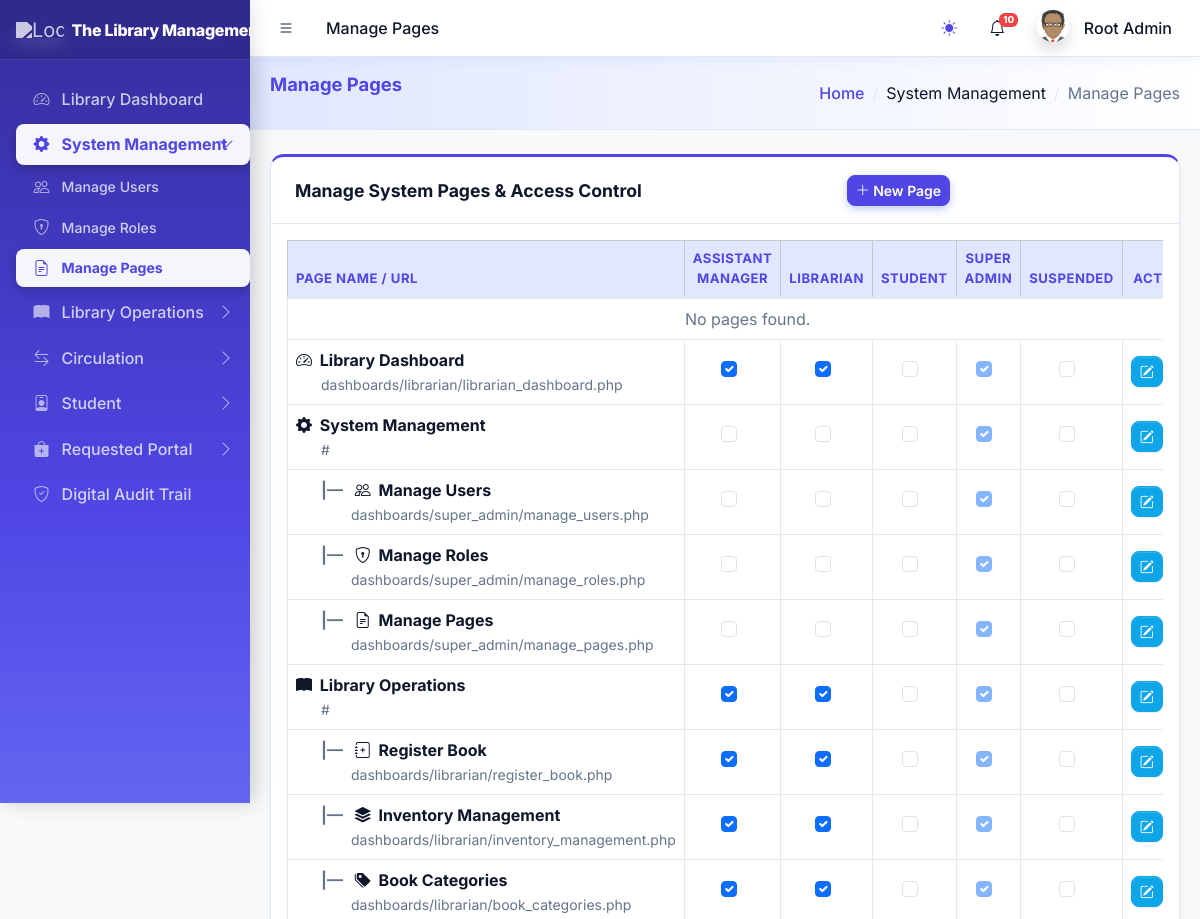
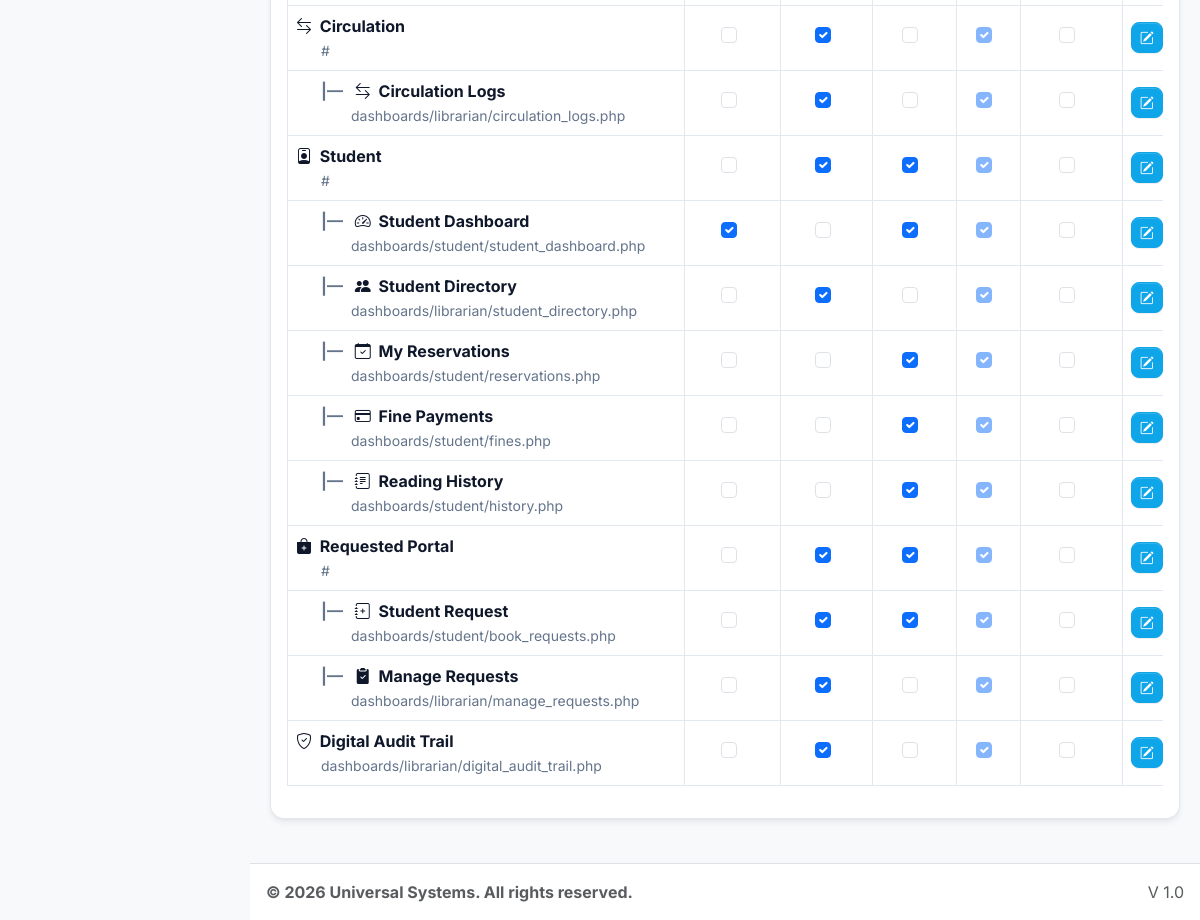
The app's page /dashboards/super_admin/manage_pages.php (signed in) with its own data (2 pictures, top to bottom).
### tables this page shows
CREATE TABLE `sys_pages` (
  `id` int(11) NOT NULL,
  `parent_id` int(11) DEFAULT 0,
  `page_name` varchar(100) NOT NULL,
  `page_url` varchar(255) DEFAULT '#',
  `icon_class` varchar(50) DEFAULT 'bi bi-circle',
  `sort_order` int(11) DEFAULT 0
);

CREATE TABLE `sys_roles` (
  `id` int(11) NOT NULL,
  `role_name` varchar(50) NOT NULL,
  `role_key` varchar(50) NOT NULL,
  `is_system_role` tinyint(1) DEFAULT 0 COMMENT '1=Cannot Delete'
);

### core/library_functions.php (called while the page is built, shortened)
<?php
class Library {
    private $pdo;
    public function __construct($pdo) {
        $this->pdo = $pdo;
    }
    public function getUnreadNotifications($userId, $limit = 10) {
        try {
            $stmt = $this->pdo->prepare("SELECT * FROM lib_notifications WHERE user_id = ? AND is_read = 0 ORDER BY created_at DESC LIMIT ?");
            $stmt->bindValue(1, $userId, PDO::PARAM_INT);
            $stmt->bindValue(2, (int)$limit, PDO::PARAM_INT);
            $stmt->execute();
            return $stmt->fetchAll();
        } catch (PDOException $e) { return []; }
    }
}
?>

### dashboards/super_admin/manage_pages.php (the view, shortened to what this page needs)
<?php
require_once '../../core/db.php';
require_once '../../includes/header.php';
$roles = $pdo->query("SELECT * FROM sys_roles ORDER BY role_name ASC")->fetchAll();
$rawPages = $pdo->query("SELECT * FROM sys_pages ORDER BY sort_order ASC, id ASC")->fetchAll();
$pageTree = [];
foreach ($rawPages as $p) {
    $pageTree[$p['parent_id']][] = $p;
}
$orderedPages = [];
$visited = [];
function flattenTree($parentId, $level, $pageTree, &$orderedPages, &$visited) {
    if (!isset($pageTree[$parentId])) return;
}
flattenTree(0, 0, $pageTree, $orderedPages, $visited);
$accessMap = [];
$accessData = $pdo->query("SELECT * FROM role_access")->fetchAll();
foreach ($accessData as $row) {
    $accessMap[$row['page_id']][$row['role_key']] = true;
}
?>
<div class="card card-primary card-outline">
    <div class="card-header d-flex align-items-center justify-content-between">
        <h3 class="card-title">Manage System Pages & Access Control</h3>
        <button class="btn btn-sm btn-primary" onclick="openModal()"><i class="bi bi-plus-lg"></i> New Page</button>
    </div>
    <div class="card-body">
        <div class="table-responsive">
            <table class="table table-bordered table-hover align-middle">
                <thead class="table-light">
                    <tr>
                        <th style="width: 250px;">Page Name / URL</th>
                        <?php foreach($roles as $r): ?>
                            <th class="text-center"><?= htmlspecialchars($r['role_name']) ?></th>
                        <?php endforeach; ?>
                        <th class="text-center" style="width: 120px;">Actions</th>
                    </tr>
                </thead>
                <tbody>
                    <?php if(empty($pages)): ?>
                        <tr><td colspan="<?= count($roles) + 2 ?>" class="text-center text-muted">No pages found.</td></tr>
                    <?php endif; ?>
                    <?php foreach($orderedPages as $p):
                        $padding = $p['level'] * 25;
                    ?>
                    <tr>
                        <td>
                            <div class="fw-bold" style="padding-left: <?= $padding ?>px;">
                                <?= ($p['level'] > 0) ? '<span class="text-muted me-2">|—</span>' : '' ?>
                                <i class="<?= $p['icon_class'] ?: 'bi bi-file-earmark' ?> me-1"></i>
                                <?= htmlspecialchars($p['page_name']) ?>
                            </div>
                            <small class="text-muted" style="padding-left: <?= $padding + ($p['level'] > 0 ? 30 : 25) ?>px;"><?= htmlspecialchars($p['page_url']) ?></small>
                        </td>
                        <?php foreach($roles as $r):
                            $hasAccess = isset($accessMap[$p['id']][$r['role_key']]);
                            $isDisabled = ($r['role_key'] === 'super_admin') ? 'disabled checked' : '';
                        ?>
                            <td class="text-center">
                                <div class="form-check form-check-inline m-0">
                                    <input class="form-check-input access-toggle" type="checkbox"
                                           data-page-id="<?= $p['id'] ?>"
                                           data-role-key="<?= $r['role_key'] ?>"
                                           <?= $hasAccess ? 'checked' : '' ?>
                                           <?= $isDisabled ?>>
                                </div>
                            </td>
                        <?php endforeach; ?>
                        <td class="text-center text-nowrap">
                            <button class="btn btn-sm btn-info text-white" onclick='openModal(<?= json_encode($p) ?>)'>
                                <i class="bi bi-pencil-square"></i>
                            </button>
                        </td>
                    </tr>
                    <?php endforeach; ?>
                </tbody>
            </table>
        </div>
    </div>
</div>
<?php require_once '../../includes/footer.php'; ?>

### includes/header.php (shortened to what this page needs)
<?php
require_once __DIR__ . '/../core/session.php';
$settings = [];
$stmt = $pdo->query("SELECT * FROM system_settings");
while ($row = $stmt->fetch()) {
    $settings[$row['setting_key']] = $row['setting_value'];
}
$current_url = substr($_SERVER['SCRIPT_NAME'], strlen('/universal/'));
$pageStmt = $pdo->prepare("SELECT * FROM sys_pages WHERE page_url LIKE ? LIMIT 1");
$pageStmt->execute(["%$current_url%"]);
$currentPageData = $pageStmt->fetch();
$pageTitle = $currentPageData['page_name'] ?? 'Dashboard';
$pageId = $currentPageData['id'] ?? 0;
$breadcrumbs = [];
if ($currentPageData && isset($currentPageData['id'])) {
    $crumbId = $currentPageData['id'];
    $safety_counter = 0;
    while($crumbId != 0 && $safety_counter < 10) {
        $safety_counter++;
        $crumbStmt = $pdo->prepare("SELECT id, parent_id, page_name, page_url FROM sys_pages WHERE id = ?");
        $crumbStmt->execute([$crumbId]);
        $crumb = $crumbStmt->fetch(PDO::FETCH_ASSOC);
        if ($crumb && is_array($crumb)) {
            array_unshift($breadcrumbs, $crumb);
            $crumbId = (int)$crumb['parent_id'];
        } else {
            break;
        }
    }
}
?>
<!DOCTYPE html>
<html lang="en"> <head>
    <link rel="stylesheet" href="<?= BASE_URL ?>assets/css/bootstrap.min.css" />
    <link rel="stylesheet" href="<?= BASE_URL ?>assets/css/bootstrap-icons.css" />
    <link rel="stylesheet" href="<?= BASE_URL ?>assets/css/adminlte.min.css" />
    <link rel="stylesheet" href="<?= BASE_URL ?>assets/css/theme.css?v=8.0" />
    <?php
    require_once __DIR__ . '/../core/library_functions.php';
    $lib = new Library($pdo);
    $unreadNotifs = $lib->getUnreadNotifications($_SESSION['user_id']);
    $unreadCount = count($unreadNotifs);
    ?>
</head>
<body class="layout-fixed sidebar-expand-lg bg-body-tertiary">
<div class="app-wrapper">
    <nav class="app-header navbar navbar-expand bg-body">
        <div class="container-fluid">
            <ul class="navbar-nav">
                <li class="nav-item"> <a class="nav-link" id="sidebar-toggle-btn" data-lte-toggle="sidebar" href="#" role="button"><i class="bi bi-list"></i></a> </li>
                <li class="nav-item d-none d-md-block"> <a href="#" class="nav-link"><?= $pageTitle ?></a> </li>
            </ul>
            <ul class="navbar-nav ms-auto">
                 <li class="nav-item">
                    <button class="btn btn-link nav-link" id="theme-toggle" type="button">
                        <i class="bi bi-sun-fill" id="theme-icon"></i>
                    </button>
                </li>
                <li class="nav-item dropdown">
                    <a class="nav-link" data-bs-toggle="dropdown" href="#" aria-expanded="false">
                        <i class="bi bi-bell"></i>
                        <?php if($unreadCount > 0): ?>
                            <span class="navbar-badge badge text-bg-danger" style="font-size: 0.6rem; padding: 2px 4px;"><?= $unreadCount ?></span>
                        <?php endif; ?>
                    </a>
                </li>
                <li class="nav-item dropdown user-menu">
                    <a href="#" class="nav-link dropdown-toggle" data-bs-toggle="dropdown">
                        <img src="<?= !empty($_SESSION['avatar']) ? $_SESSION['avatar'] : BASE_URL.'assets/img/avatar.png' ?>" class="user-image rounded-circle shadow" alt="User Image">
                        <span class="d-none d-md-inline ms-1"><?= htmlspecialchars($_SESSION['name']) ?></span>
                    </a>
                </li>
            </ul>
        </div>
    </nav>
    <?php include 'sidebar.php'; ?>
    <main class="app-main">
        <div class="app-content-header">
            <div class="container-fluid">
                <div class="row">
                    <div class="col-sm-6"><h3 class="mb-0"><?= $pageTitle ?></h3></div>
                    <div class="col-sm-6">
                        <ol class="breadcrumb float-sm-end">
                            <li class="breadcrumb-item"><a href="<?= BASE_URL ?>">Home</a></li>
                            <?php foreach($breadcrumbs as $b): if($b): ?>
                                <li class="breadcrumb-item <?= ($b['id'] == $pageId) ? 'active' : '' ?>">
                                    <?= htmlspecialchars($b['page_name']) ?>
                                </li>
                            <?php endif; endforeach; ?>
                        </ol>
                    </div>
                </div>
            </div>
        </div>
        <div class="app-content">
            <div class="container-fluid">

### includes/sidebar.php (shortened to what this page needs)
<aside class="app-sidebar bg-body-secondary shadow">
    <div class="sidebar-brand d-flex align-items-center justify-content-between px-3">
        <a href="<?= BASE_URL ?>index.php" class="brand-link flex-grow-1">
            <img src="<?= $settings['system_logo'] ?>" alt="Logo" class="brand-image opacity-75 shadow">
            <span class="brand-text fw-light"><?= $settings['system_name'] ?></span>
        </a>
    </div>
    <div class="sidebar-wrapper">
        <nav class="mt-2">
            <ul class="nav sidebar-menu flex-column" data-lte-toggle="treeview" role="menu" data-accordion="false">
                <?php
                function isMenuPageActive($pdo, $pageId, $currentBasename, $userRole)
                {
                    $stmt = $pdo->prepare("SELECT page_url FROM sys_pages WHERE id = ?");
                    $stmt->execute([$pageId]);
                    $page = $stmt->fetch();
                    if ($page && $page['page_url'] !== '#' && basename($page['page_url']) === $currentBasename) {
                        return true;
                    }
                    $sql = "
                        SELECT p.id FROM sys_pages p
                        JOIN role_access ra ON p.id = ra.page_id
                        WHERE p.parent_id = ? AND ra.role_key = ?
                    ";
                    $stmt = $pdo->prepare($sql);
                    $stmt->execute([$pageId, $userRole]);
                    $children = $stmt->fetchAll();
                    foreach ($children as $child) {
                        if (isMenuPageActive($pdo, $child['id'], $currentBasename, $userRole)) {
                            return true;
                        }
                    }
                    return false;
                }
                function buildMenu($pdo, $parentId = 0, $userRole, $currentBasename, $skipIds = [])
                {
                    $sql = "
                        SELECT p.* FROM sys_pages p
                        JOIN role_access ra ON p.id = ra.page_id
                        WHERE p.parent_id = ? AND ra.role_key = ?
                        ORDER BY p.sort_order ASC
                    ";
                    $stmt = $pdo->prepare($sql);
                    $stmt->execute([$parentId, $userRole]);
                    $items = $stmt->fetchAll();
                    foreach ($items as $item) {
                        $childStmt = $pdo->prepare("SELECT COUNT(*) FROM sys_pages WHERE parent_id = ?");
                        $childStmt->execute([$item['id']]);
                        $hasChildren = $childStmt->fetchColumn() > 0;
                        $isActive = isMenuPageActive($pdo, $item['id'], $currentBasename, $userRole);
                        $menuOpen = ($hasChildren && $isActive) ? 'menu-open' : '';
                        $activeClass = $isActive ? 'active' : '';
                        echo '<li class="nav-item ' . $menuOpen . '">';
                        echo '<a href="' . ($hasChildren ? '#' : BASE_URL . $item['page_url']) . '" class="nav-link ' . $activeClass . '">';
                        echo '<i class="nav-icon ' . $item['icon_class'] . '"></i>';
                        echo '<p>' . htmlspecialchars($item['page_name']);
                        if ($hasChildren) {
                            echo '<i class="nav-arrow bi bi-chevron-right"></i>';
                        }
                        echo '</p></a>';
                        if ($hasChildren) {
                            echo '<ul class="nav nav-treeview">';
                            buildMenu($pdo, $item['id'], $userRole, $currentBasename, $skipIds);
                            echo '</ul>';
                        }
                        echo '</li>';
                    }
                }
                $currentBasename = basename($_SERVER['PHP_SELF']);
                $userRole = $_SESSION['role'] ?? '';
                buildMenu($pdo, 0, $userRole, $currentBasename);
                ?>
            </ul>
        </nav>
    </div>
</aside>

### includes/footer.php (shortened to what this page needs)
</div> </div> </main>
    <footer class="app-footer">
        <div class="float-end d-none d-sm-inline">V 1.0</div>
        <strong><?= $settings['footer_text'] ?></strong>
    </footer>
</div> <script src="<?= BASE_URL ?>assets/js/bootstrap.bundle.min.js"></script>
</body>
</html>

### includes/header.php (style rules this page uses)
.user-image { width: 30px; height: 30px; object-fit: cover; }

### records on screen
sys_pages: page_name "Manage Pages", page_url "dashboards/super_admin/manage_pages.php", id.role_key "☑"
sys_pages: page_name "Library Dashboard", page_url "dashboards/librarian/librarian_dashboard.php", id.role_key "☑"
sys_pages: page_name "System Management", page_url "#", id.role_key "☑"
sys_pages: page_name "Manage Users", page_url "dashboards/super_admin/manage_users.php", id.role_key "☑"
sys_pages: page_name "Manage Roles", page_url "dashboards/super_admin/manage_roles.php", id.role_key "☑"
sys_pages: page_name "Library Operations", page_url "#", id.role_key "☑"
sys_pages: page_name "Circulation", page_url "#", id.role_key "☑"
sys_pages: page_name "Student", page_url "#", id.role_key "☑"
sys_pages: page_name "Requested Portal", page_url "#", id.role_key "☑"
sys_pages: page_name "Digital Audit Trail", page_url "dashboards/librarian/digital_audit_trail.php", id.role_key "☑"
sys_roles: role_name "ASSISTANT MANAGER"
sys_roles: role_name "LIBRARIAN"
sys_roles: role_name "STUDENT"
sys_roles: role_name "SUPER ADMIN"
sys_roles: role_name "SUSPENDED"
sys_pages: page_name "Register Book", page_url "dashboards/librarian/register_book.php", id.role_key "☑"
sys_pages: page_name "Inventory Management", page_url "dashboards/librarian/inventory_management.php", id.role_key "☑"
sys_pages: page_name "Book Categories", page_url "dashboards/librarian/book_categories.php", id.role_key "☑"
sys_pages: page_name "Circulation Logs", page_url "dashboards/librarian/circulation_logs.php", id.role_key "☑"
sys_pages: page_name "Student Dashboard", page_url "dashboards/student/student_dashboard.php", id.role_key "☑"
sys_pages: page_name "Student Directory", page_url "dashboards/librarian/student_directory.php", id.role_key "☑"
sys_pages: page_name "My Reservations", page_url "dashboards/student/reservations.php", id.role_key "☑"
sys_pages: page_name "Fine Payments", page_url "dashboards/student/fines.php", id.role_key "☑"
sys_pages: page_name "Reading History", page_url "dashboards/student/history.php", id.role_key "☑"
sys_pages: page_name "Student Request", page_url "dashboards/student/book_requests.php", id.role_key "☑"
sys_pages: page_name "Manage Requests", page_url "dashboards/librarian/manage_requests.php", id.role_key "☑"

### other values on screen
$unreadCount "10"
$_SESSION['name'] "Root Admin"
$settings['system_name'] "The Library…"
$settings['footer_text'] "© 2026 Universal Systems. All rights reserved."
